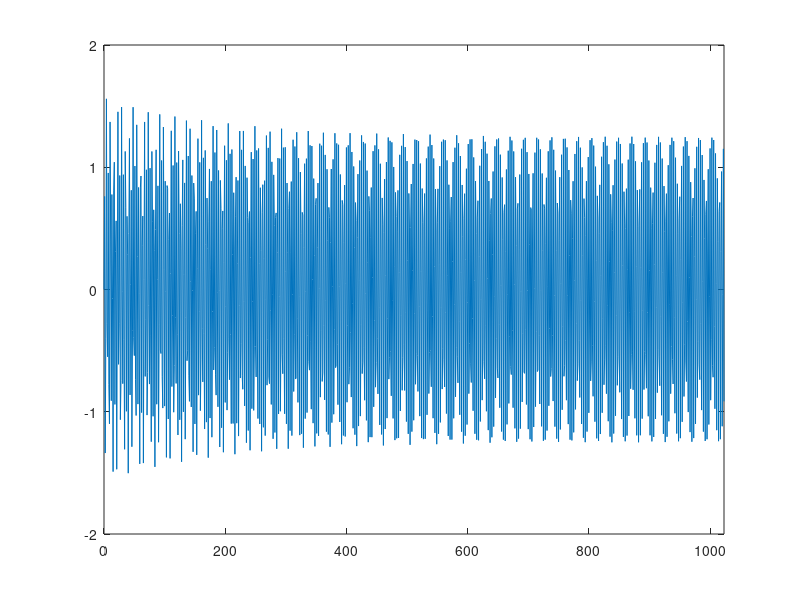

Write MATLAB code to recreate this figure. (Note: this script raises an error after producing the figure.)
%% Problem 1
% Test 1
% Devin Smth
%%%%%%%%%%%%%%%%%%%%%%%%%%%%%%%%%%%%%%%%%%%%%%%%%%%%%%%%%%%%%%%%%%%%%%%%%%%
% This problem will cover auto and cross corellation sequencies to compute
% a frequency response of a dynamic system

clear; clc; close all;

%%%%%%%%%%%%%%%%%%%%%%%%%%%%%%%%%%%%%%%%%%%%%%%%%%%%%%%%%%%%%%%%%%%%%%%%%%%
% 1. Construct the discrete time model

fs = 1;                         % given sampling frequency
k = 1;                          % given spring constant
c = 0.01;                       % given damping coefficient

A = [0  1; -k -c];              % continuous A matrix
B = [0; 1];                     % continuous B matrix
dt = 1/fs;                      % samplinng time step

Ad = expm(A*dt);                % discrete A matrix
Bd = (Ad - eye(2,2))*A^-1*B;    % discrete B matrix

%%%%%%%%%%%%%%%%%%%%%%%%%%%%%%%%%%%%%%%%%%%%%%%%%%%%%%%%%%%%%%%%%%%%%%%%%%%
% 2. Plot the acceleration output

T0 = 0;                         % given initial time
Tf = 1023;                      % given final time (1024 samples)

% simulate the discrete dynamics and get the velocity
vhist = [];
for T = T0:dt:Tf
    u = sin(2*T);
    if T == 0
        x = [0; 0];
    else
        x = Ad*x + Bd*u;
    end
    vhist = [vhist; x(2)];
end

% compute the acceleration
ahist = 0;
for i = 1:(length(vhist) - 1)
    a = (vhist(i + 1) - vhist(i))/dt;
    ahist = [ahist; a];
end
y = ahist;

% plot the acceleration
figure
plot(T0:dt:Tf,y)
xlim([T0, Tf])

%%%%%%%%%%%%%%%%%%%%%%%%%%%%%%%%%%%%%%%%%%%%%%%%%%%%%%%%%%%%%%%%%%%%%%%%%%%
% 3. Apply a random excitation as the input signal to the system and plot

Ne = 512;
ur(1,1:Ne) = randn(1,Ne).*hann(Ne).';

% simulate the discrete dynamics and get the velocity
vhist = [];
for i = 1:length(T0:dt:Tf)
    if i == 1
        x = [0; 0];
    else
        x = Ad*x + Bd*ur(i);
    end
    vhist = [vhist; x(2)];
end

% compute the acceleration
ahist = 0;
for i = 1:(length(vhist) - 1)
    a = (vhist(i + 1) - vhist(i))/dt;
    ahist = [ahist; a];
end
y = ahist;

% plot the acceleration
figure
plot(T0:dt:Tf,y)
xlim([T0, Tf])

%%%%%%%%%%%%%%%%%%%%%%%%%%%%%%%%%%%%%%%%%%%%%%%%%%%%%%%%%%%%%%%%%%%%%%%%%%%
% 4. Compute the DFT of the input/output signals and plot 

Np = 1024;
Us = fft(ur, Np)/Np;
Ys = fft(y, Np)/Np;
w = 0.5*fs*linspace(0,1,Np/2+1);

%%%%%%%%%%%%%%%%%%%%%%%%%%%%%%%%%%%%%%%%%%%%%%%%%%%%%%%%%%%%%%%%%%%%%%%%%%%
% 5. Compute the correlation functions

YU = Ys.*conj(Us);
UU = Us.*conj(Us);

%%%%%%%%%%%%%%%%%%%%%%%%%%%%%%%%%%%%%%%%%%%%%%%%%%%%%%%%%%%%%%%%%%%%%%%%%%%
% 7. Compute the transfer function for k = 2,3,4 and plot 

Gs = YU./UU;